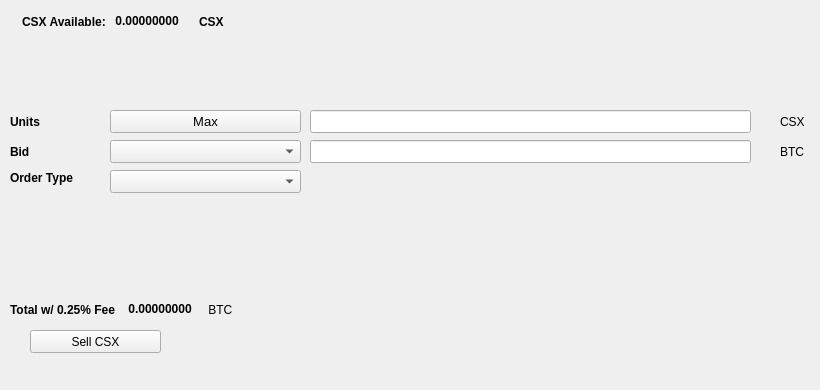
   <widget class="QWidget" name="SellTab">
    <attribute name="title">
     <string>Sell</string>
    </attribute>
    <widget class="QLabel" name="label_16">
     <property name="geometry">
      <rect>
       <x>780</x>
       <y>140</y>
       <width>31</width>
       <height>23</height>
      </rect>
     </property>
     <property name="text">
      <string>BTC</string>
     </property>
    </widget>
    <widget class="QComboBox" name="SellBidcomboBox">
     <property name="geometry">
      <rect>
       <x>110</x>
       <y>140</y>
       <width>191</width>
       <height>23</height>
      </rect>
     </property>
     <property name="font">
      <font>
       <pointsize>10</pointsize>
      </font>
     </property>
    </widget>
    <widget class="QLabel" name="label_18">
     <property name="geometry">
      <rect>
       <x>10</x>
       <y>110</y>
       <width>46</width>
       <height>23</height>
      </rect>
     </property>
     <property name="font">
      <font>
       <weight>75</weight>
       <bold>true</bold>
      </font>
     </property>
     <property name="text">
      <string>Units</string>
     </property>
    </widget>
    <widget class="QPushButton" name="Sell_Max_Amount">
     <property name="geometry">
      <rect>
       <x>110</x>
       <y>110</y>
       <width>191</width>
       <height>23</height>
      </rect>
     </property>
     <property name="font">
      <font>
       <pointsize>10</pointsize>
      </font>
     </property>
     <property name="text">
      <string>Max</string>
     </property>
    </widget>
    <widget class="QLabel" name="label_20">
     <property name="geometry">
      <rect>
       <x>10</x>
       <y>170</y>
       <width>91</width>
       <height>16</height>
      </rect>
     </property>
     <property name="font">
      <font>
       <weight>75</weight>
       <bold>true</bold>
      </font>
     </property>
     <property name="text">
      <string>Order Type</string>
     </property>
    </widget>
    <widget class="QComboBox" name="SellOrdertypeCombo">
     <property name="geometry">
      <rect>
       <x>110</x>
       <y>170</y>
       <width>191</width>
       <height>23</height>
      </rect>
     </property>
     <property name="font">
      <font>
       <pointsize>10</pointsize>
      </font>
     </property>
    </widget>
    <widget class="QLabel" name="label_21">
     <property name="geometry">
      <rect>
       <x>10</x>
       <y>140</y>
       <width>46</width>
       <height>23</height>
      </rect>
     </property>
     <property name="font">
      <font>
       <weight>75</weight>
       <bold>true</bold>
      </font>
     </property>
     <property name="text">
      <string>Bid</string>
     </property>
    </widget>
    <widget class="QLabel" name="label_22">
     <property name="geometry">
      <rect>
       <x>780</x>
       <y>110</y>
       <width>31</width>
       <height>23</height>
      </rect>
     </property>
     <property name="text">
      <string>CSX</string>
     </property>
    </widget>
    <widget class="QLineEdit" name="UnitsInputCSX">
     <property name="geometry">
      <rect>
       <x>310</x>
       <y>110</y>
       <width>441</width>
       <height>23</height>
      </rect>
     </property>
     <property name="font">
      <font>
       <pointsize>9</pointsize>
       <weight>75</weight>
       <bold>true</bold>
      </font>
     </property>
    </widget>
    <widget class="QLineEdit" name="SellBidPriceEdit">
     <property name="geometry">
      <rect>
       <x>310</x>
       <y>140</y>
       <width>441</width>
       <height>23</height>
      </rect>
     </property>
     <property name="font">
      <font>
       <pointsize>9</pointsize>
       <weight>75</weight>
       <bold>true</bold>
      </font>
     </property>
    </widget>
    <widget class="QPushButton" name="SellCSXBTN">
     <property name="geometry">
      <rect>
       <x>30</x>
       <y>330</y>
       <width>131</width>
       <height>23</height>
      </rect>
     </property>
     <property name="text">
      <string>Sell CSX</string>
     </property>
     <property name="icon">
      <iconset resource="../Casax">
       <normaloff>:/icons/bitcoin</normaloff>:/icons/bitcoin</iconset>
     </property>
    </widget>
    <widget class="QWidget" name="layoutWidget3">
     <property name="geometry">
      <rect>
       <x>22</x>
       <y>12</y>
       <width>258</width>
       <height>19</height>
      </rect>
     </property>
     <layout class="QHBoxLayout" name="horizontalLayout">
      <item>
       <widget class="QLabel" name="label232_2">
        <property name="font">
         <font>
          <weight>75</weight>
          <bold>true</bold>
         </font>
        </property>
        <property name="text">
         <string>CSX Available:</string>
        </property>
       </widget>
      </item>
      <item>
       <widget class="QLabel" name="CSXAvailableLabel">
        <property name="palette">
         <palette>
          <active>
           <colorrole role="WindowText">
            <brush brushstyle="SolidPattern">
             <color alpha="255">
              <red>0</red>
              <green>0</green>
              <blue>0</blue>
             </color>
            </brush>
           </colorrole>
           <colorrole role="Button">
            <brush brushstyle="SolidPattern">
             <color alpha="255">
              <red>0</red>
              <green>170</green>
              <blue>0</blue>
             </color>
            </brush>
           </colorrole>
           <colorrole role="Light">
            <brush brushstyle="SolidPattern">
             <color alpha="255">
              <red>0</red>
              <green>255</green>
              <blue>0</blue>
             </color>
            </brush>
           </colorrole>
           <colorrole role="Midlight">
            <brush brushstyle="SolidPattern">
             <color alpha="255">
              <red>0</red>
              <green>212</green>
              <blue>0</blue>
             </color>
            </brush>
           </colorrole>
           <colorrole role="Dark">
            <brush brushstyle="SolidPattern">
             <color alpha="255">
              <red>0</red>
              <green>85</green>
              <blue>0</blue>
             </color>
            </brush>
           </colorrole>
           <colorrole role="Mid">
            <brush brushstyle="SolidPattern">
             <color alpha="255">
              <red>0</red>
              <green>113</green>
              <blue>0</blue>
             </color>
            </brush>
           </colorrole>
           <colorrole role="Text">
            <brush brushstyle="SolidPattern">
             <color alpha="255">
              <red>0</red>
              <green>170</green>
              <blue>0</blue>
             </color>
            </brush>
           </colorrole>
           <colorrole role="BrightText">
            <brush brushstyle="SolidPattern">
             <color alpha="255">
              <red>255</red>
              <green>255</green>
              <blue>255</blue>
             </color>
            </brush>
           </colorrole>
           <colorrole role="ButtonText">
            <brush brushstyle="SolidPattern">
             <color alpha="255">
              <red>0</red>
              <green>0</green>
              <blue>0</blue>
             </color>
            </brush>
           </colorrole>
           <colorrole role="Base">
            <brush brushstyle="SolidPattern">
             <color alpha="255">
              <red>255</red>
              <green>255</green>
              <blue>255</blue>
             </color>
            </brush>
           </colorrole>
           <colorrole role="Window">
            <brush brushstyle="SolidPattern">
             <color alpha="255">
              <red>0</red>
              <green>170</green>
              <blue>0</blue>
             </color>
            </brush>
           </colorrole>
           <colorrole role="Shadow">
            <brush brushstyle="SolidPattern">
             <color alpha="255">
              <red>0</red>
              <green>0</green>
              <blue>0</blue>
             </color>
            </brush>
           </colorrole>
           <colorrole role="AlternateBase">
            <brush brushstyle="SolidPattern">
             <color alpha="255">
              <red>127</red>
              <green>212</green>
              <blue>127</blue>
             </color>
            </brush>
           </colorrole>
           <colorrole role="ToolTipBase">
            <brush brushstyle="SolidPattern">
             <color alpha="255">
              <red>255</red>
              <green>255</green>
              <blue>220</blue>
             </color>
            </brush>
           </colorrole>
           <colorrole role="ToolTipText">
            <brush brushstyle="SolidPattern">
             <color alpha="255">
              <red>0</red>
              <green>0</green>
              <blue>0</blue>
             </color>
            </brush>
           </colorrole>
          </active>
          <inactive>
           <colorrole role="WindowText">
            <brush brushstyle="SolidPattern">
             <color alpha="255">
              <red>0</red>
              <green>0</green>
              <blue>0</blue>
             </color>
            </brush>
           </colorrole>
           <colorrole role="Button">
            <brush brushstyle="SolidPattern">
             <color alpha="255">
              <red>0</red>
              <green>170</green>
              <blue>0</blue>
             </color>
            </brush>
           </colorrole>
           <colorrole role="Light">
            <brush brushstyle="SolidPattern">
             <color alpha="255">
              <red>0</red>
              <green>255</green>
              <blue>0</blue>
             </color>
            </brush>
           </colorrole>
           <colorrole role="Midlight">
            <brush brushstyle="SolidPattern">
             <color alpha="255">
              <red>0</red>
              <green>212</green>
              <blue>0</blue>
             </color>
            </brush>
           </colorrole>
           <colorrole role="Dark">
            <brush brushstyle="SolidPattern">
             <color alpha="255">
              <red>0</red>
              <green>85</green>
              <blue>0</blue>
             </color>
            </brush>
           </colorrole>
           <colorrole role="Mid">
            <brush brushstyle="SolidPattern">
             <color alpha="255">
              <red>0</red>
              <green>113</green>
              <blue>0</blue>
             </color>
            </brush>
           </colorrole>
           <colorrole role="Text">
            <brush brushstyle="SolidPattern">
             <color alpha="255">
              <red>0</red>
              <green>170</green>
              <blue>0</blue>
             </color>
            </brush>
           </colorrole>
           <colorrole role="BrightText">
            <brush brushstyle="SolidPattern">
             <color alpha="255">
              <red>255</red>
              <green>255</green>
              <blue>255</blue>
             </color>
            </brush>
           </colorrole>
           <colorrole role="ButtonText">
            <brush brushstyle="SolidPattern">
             <color alpha="255">
              <red>0</red>
              <green>0</green>
              <blue>0</blue>
             </color>
            </brush>
           </colorrole>
           <colorrole role="Base">
            <brush brushstyle="SolidPattern">
             <color alpha="255">
              <red>255</red>
              <green>255</green>
              <blue>255</blue>
             </color>
            </brush>
           </colorrole>
           <colorrole role="Window">
            <brush brushstyle="SolidPattern">
             <color alpha="255">
              <red>0</red>
              <green>170</green>
              <blue>0</blue>
             </color>
            </brush>
           </colorrole>
           <colorrole role="Shadow">
            <brush brushstyle="SolidPattern">
             <color alpha="255">
              <red>0</red>
              <green>0</green>
              <blue>0</blue>
             </color>
            </brush>
           </colorrole>
           <colorrole role="AlternateBase">
            <brush brushstyle="SolidPattern">
             <color alpha="255">
              <red>127</red>
              <green>212</green>
              <blue>127</blue>
             </color>
            </brush>
           </colorrole>
           <colorrole role="ToolTipBase">
            <brush brushstyle="SolidPattern">
             <color alpha="255">
              <red>255</red>
              <green>255</green>
              <blue>220</blue>
             </color>
            </brush>
           </colorrole>
           <colorrole role="ToolTipText">
            <brush brushstyle="SolidPattern">
             <color alpha="255">
              <red>0</red>
              <green>0</green>
              <blue>0</blue>
             </color>
            </brush>
           </colorrole>
          </inactive>
          <disabled>
           <colorrole role="WindowText">
            <brush brushstyle="SolidPattern">
             <color alpha="255">
              <red>0</red>
              <green>85</green>
              <blue>0</blue>
             </color>
            </brush>
           </colorrole>
           <colorrole role="Button">
            <brush brushstyle="SolidPattern">
             <color alpha="255">
              <red>0</red>
              <green>170</green>
              <blue>0</blue>
             </color>
            </brush>
           </colorrole>
           <colorrole role="Light">
            <brush brushstyle="SolidPattern">
             <color alpha="255">
              <red>0</red>
              <green>255</green>
              <blue>0</blue>
             </color>
            </brush>
           </colorrole>
           <colorrole role="Midlight">
            <brush brushstyle="SolidPattern">
             <color alpha="255">
              <red>0</red>
              <green>212</green>
              <blue>0</blue>
             </color>
            </brush>
           </colorrole>
           <colorrole role="Dark">
            <brush brushstyle="SolidPattern">
             <color alpha="255">
              <red>0</red>
              <green>85</green>
              <blue>0</blue>
             </color>
            </brush>
           </colorrole>
           <colorrole role="Mid">
            <brush brushstyle="SolidPattern">
             <color alpha="255">
              <red>0</red>
              <green>113</green>
              <blue>0</blue>
             </color>
            </brush>
           </colorrole>
           <colorrole role="Text">
            <brush brushstyle="SolidPattern">
             <color alpha="255">
              <red>0</red>
              <green>85</green>
              <blue>0</blue>
             </color>
            </brush>
           </colorrole>
           <colorrole role="BrightText">
            <brush brushstyle="SolidPattern">
             <color alpha="255">
              <red>255</red>
              <green>255</green>
              <blue>255</blue>
             </color>
            </brush>
           </colorrole>
           <colorrole role="ButtonText">
            <brush brushstyle="SolidPattern">
             <color alpha="255">
              <red>0</red>
              <green>85</green>
              <blue>0</blue>
             </color>
            </brush>
           </colorrole>
           <colorrole role="Base">
            <brush brushstyle="SolidPattern">
             <color alpha="255">
              <red>0</red>
              <green>170</green>
              <blue>0</blue>
             </color>
            </brush>
           </colorrole>
           <colorrole role="Window">
            <brush brushstyle="SolidPattern">
             <color alpha="255">
              <red>0</red>
              <green>170</green>
              <blue>0</blue>
             </color>
            </brush>
           </colorrole>
           <colorrole role="Shadow">
            <brush brushstyle="SolidPattern">
             <color alpha="255">
              <red>0</red>
              <green>0</green>
              <blue>0</blue>
             </color>
            </brush>
           </colorrole>
           <colorrole role="AlternateBase">
            <brush brushstyle="SolidPattern">
             <color alpha="255">
              <red>0</red>
              <green>170</green>
              <blue>0</blue>
             </color>
            </brush>
           </colorrole>
           <colorrole role="ToolTipBase">
            <brush brushstyle="SolidPattern">
             <color alpha="255">
              <red>255</red>
              <green>255</green>
              <blue>220</blue>
             </color>
            </brush>
           </colorrole>
           <colorrole role="ToolTipText">
            <brush brushstyle="SolidPattern">
             <color alpha="255">
              <red>0</red>
              <green>0</green>
              <blue>0</blue>
             </color>
            </brush>
           </colorrole>
          </disabled>
         </palette>
        </property>
        <property name="font">
         <font>
          <weight>75</weight>
          <bold>true</bold>
         </font>
        </property>
        <property name="text">
         <string> 0.00000000 </string>
        </property>
        <property name="textInteractionFlags">
         <set>Qt::LinksAccessibleByMouse|Qt::TextSelectableByKeyboard|Qt::TextSelectableByMouse</set>
        </property>
       </widget>
      </item>
      <item>
       <widget class="QLabel" name="labelCSX">
        <property name="font">
         <font>
          <weight>75</weight>
          <bold>true</bold>
         </font>
        </property>
        <property name="text">
         <string>CSX</string>
        </property>
       </widget>
      </item>
     </layout>
    </widget>
    <widget class="QWidget" name="layoutWidget">
     <property name="geometry">
      <rect>
       <x>10</x>
       <y>300</y>
       <width>268</width>
       <height>19</height>
      </rect>
     </property>
     <layout class="QHBoxLayout" name="horizontalLayout_2">
      <item>
       <widget class="QLabel" name="label_19">
        <property name="font">
         <font>
          <weight>75</weight>
          <bold>true</bold>
         </font>
        </property>
        <property name="text">
         <string>Total w/ 0.25% Fee </string>
        </property>
       </widget>
      </item>
      <item>
       <widget class="QLabel" name="SellCostLabel">
        <property name="palette">
         <palette>
          <active>
           <colorrole role="WindowText">
            <brush brushstyle="SolidPattern">
             <color alpha="255">
              <red>0</red>
              <green>0</green>
              <blue>0</blue>
             </color>
            </brush>
           </colorrole>
           <colorrole role="Button">
            <brush brushstyle="SolidPattern">
             <color alpha="255">
              <red>0</red>
              <green>170</green>
              <blue>0</blue>
             </color>
            </brush>
           </colorrole>
           <colorrole role="Light">
            <brush brushstyle="SolidPattern">
             <color alpha="255">
              <red>0</red>
              <green>255</green>
              <blue>0</blue>
             </color>
            </brush>
           </colorrole>
           <colorrole role="Midlight">
            <brush brushstyle="SolidPattern">
             <color alpha="255">
              <red>0</red>
              <green>212</green>
              <blue>0</blue>
             </color>
            </brush>
           </colorrole>
           <colorrole role="Dark">
            <brush brushstyle="SolidPattern">
             <color alpha="255">
              <red>0</red>
              <green>85</green>
              <blue>0</blue>
             </color>
            </brush>
           </colorrole>
           <colorrole role="Mid">
            <brush brushstyle="SolidPattern">
             <color alpha="255">
              <red>0</red>
              <green>113</green>
              <blue>0</blue>
             </color>
            </brush>
           </colorrole>
           <colorrole role="Text">
            <brush brushstyle="SolidPattern">
             <color alpha="255">
              <red>0</red>
              <green>170</green>
              <blue>0</blue>
             </color>
            </brush>
           </colorrole>
           <colorrole role="BrightText">
            <brush brushstyle="SolidPattern">
             <color alpha="255">
              <red>255</red>
              <green>255</green>
              <blue>255</blue>
             </color>
            </brush>
           </colorrole>
           <colorrole role="ButtonText">
            <brush brushstyle="SolidPattern">
             <color alpha="255">
              <red>0</red>
              <green>0</green>
              <blue>0</blue>
             </color>
            </brush>
           </colorrole>
           <colorrole role="Base">
            <brush brushstyle="SolidPattern">
             <color alpha="255">
              <red>255</red>
              <green>255</green>
              <blue>255</blue>
             </color>
            </brush>
           </colorrole>
           <colorrole role="Window">
            <brush brushstyle="SolidPattern">
             <color alpha="255">
              <red>0</red>
              <green>170</green>
              <blue>0</blue>
             </color>
            </brush>
           </colorrole>
           <colorrole role="Shadow">
            <brush brushstyle="SolidPattern">
             <color alpha="255">
              <red>0</red>
              <green>0</green>
              <blue>0</blue>
             </color>
            </brush>
           </colorrole>
           <colorrole role="AlternateBase">
            <brush brushstyle="SolidPattern">
             <color alpha="255">
              <red>127</red>
              <green>212</green>
              <blue>127</blue>
             </color>
            </brush>
           </colorrole>
           <colorrole role="ToolTipBase">
            <brush brushstyle="SolidPattern">
             <color alpha="255">
              <red>255</red>
              <green>255</green>
              <blue>220</blue>
             </color>
            </brush>
           </colorrole>
           <colorrole role="ToolTipText">
            <brush brushstyle="SolidPattern">
             <color alpha="255">
              <red>0</red>
              <green>0</green>
              <blue>0</blue>
             </color>
            </brush>
           </colorrole>
          </active>
          <inactive>
           <colorrole role="WindowText">
            <brush brushstyle="SolidPattern">
             <color alpha="255">
              <red>0</red>
              <green>0</green>
              <blue>0</blue>
             </color>
            </brush>
           </colorrole>
           <colorrole role="Button">
            <brush brushstyle="SolidPattern">
             <color alpha="255">
              <red>0</red>
              <green>170</green>
              <blue>0</blue>
             </color>
            </brush>
           </colorrole>
           <colorrole role="Light">
            <brush brushstyle="SolidPattern">
             <color alpha="255">
              <red>0</red>
              <green>255</green>
              <blue>0</blue>
             </color>
            </brush>
           </colorrole>
           <colorrole role="Midlight">
            <brush brushstyle="SolidPattern">
             <color alpha="255">
              <red>0</red>
              <green>212</green>
              <blue>0</blue>
             </color>
            </brush>
           </colorrole>
           <colorrole role="Dark">
            <brush brushstyle="SolidPattern">
             <color alpha="255">
              <red>0</red>
              <green>85</green>
              <blue>0</blue>
             </color>
            </brush>
           </colorrole>
           <colorrole role="Mid">
            <brush brushstyle="SolidPattern">
             <color alpha="255">
              <red>0</red>
              <green>113</green>
              <blue>0</blue>
             </color>
            </brush>
           </colorrole>
           <colorrole role="Text">
            <brush brushstyle="SolidPattern">
             <color alpha="255">
              <red>0</red>
              <green>170</green>
              <blue>0</blue>
             </color>
            </brush>
           </colorrole>
           <colorrole role="BrightText">
            <brush brushstyle="SolidPattern">
             <color alpha="255">
              <red>255</red>
              <green>255</green>
              <blue>255</blue>
             </color>
            </brush>
           </colorrole>
           <colorrole role="ButtonText">
            <brush brushstyle="SolidPattern">
             <color alpha="255">
              <red>0</red>
              <green>0</green>
              <blue>0</blue>
             </color>
            </brush>
           </colorrole>
           <colorrole role="Base">
            <brush brushstyle="SolidPattern">
             <color alpha="255">
              <red>255</red>
              <green>255</green>
              <blue>255</blue>
             </color>
            </brush>
           </colorrole>
           <colorrole role="Window">
            <brush brushstyle="SolidPattern">
             <color alpha="255">
              <red>0</red>
              <green>170</green>
              <blue>0</blue>
             </color>
            </brush>
           </colorrole>
           <colorrole role="Shadow">
            <brush brushstyle="SolidPattern">
             <color alpha="255">
              <red>0</red>
              <green>0</green>
              <blue>0</blue>
             </color>
            </brush>
           </colorrole>
           <colorrole role="AlternateBase">
            <brush brushstyle="SolidPattern">
             <color alpha="255">
              <red>127</red>
              <green>212</green>
              <blue>127</blue>
             </color>
            </brush>
           </colorrole>
           <colorrole role="ToolTipBase">
            <brush brushstyle="SolidPattern">
             <color alpha="255">
              <red>255</red>
              <green>255</green>
              <blue>220</blue>
             </color>
            </brush>
           </colorrole>
           <colorrole role="ToolTipText">
            <brush brushstyle="SolidPattern">
             <color alpha="255">
              <red>0</red>
              <green>0</green>
              <blue>0</blue>
             </color>
            </brush>
           </colorrole>
          </inactive>
          <disabled>
           <colorrole role="WindowText">
            <brush brushstyle="SolidPattern">
             <color alpha="255">
              <red>0</red>
              <green>85</green>
              <blue>0</blue>
             </color>
            </brush>
           </colorrole>
           <colorrole role="Button">
            <brush brushstyle="SolidPattern">
             <color alpha="255">
              <red>0</red>
              <green>170</green>
              <blue>0</blue>
             </color>
            </brush>
           </colorrole>
           <colorrole role="Light">
            <brush brushstyle="SolidPattern">
             <color alpha="255">
              <red>0</red>
              <green>255</green>
              <blue>0</blue>
             </color>
            </brush>
           </colorrole>
           <colorrole role="Midlight">
            <brush brushstyle="SolidPattern">
             <color alpha="255">
              <red>0</red>
              <green>212</green>
              <blue>0</blue>
             </color>
            </brush>
           </colorrole>
           <colorrole role="Dark">
            <brush brushstyle="SolidPattern">
             <color alpha="255">
              <red>0</red>
              <green>85</green>
              <blue>0</blue>
             </color>
            </brush>
           </colorrole>
           <colorrole role="Mid">
            <brush brushstyle="SolidPattern">
             <color alpha="255">
              <red>0</red>
              <green>113</green>
              <blue>0</blue>
             </color>
            </brush>
           </colorrole>
           <colorrole role="Text">
            <brush brushstyle="SolidPattern">
             <color alpha="255">
              <red>0</red>
              <green>85</green>
              <blue>0</blue>
             </color>
            </brush>
           </colorrole>
           <colorrole role="BrightText">
            <brush brushstyle="SolidPattern">
             <color alpha="255">
              <red>255</red>
              <green>255</green>
              <blue>255</blue>
             </color>
            </brush>
           </colorrole>
           <colorrole role="ButtonText">
            <brush brushstyle="SolidPattern">
             <color alpha="255">
              <red>0</red>
              <green>85</green>
              <blue>0</blue>
             </color>
            </brush>
           </colorrole>
           <colorrole role="Base">
            <brush brushstyle="SolidPattern">
             <color alpha="255">
              <red>0</red>
              <green>170</green>
              <blue>0</blue>
             </color>
            </brush>
           </colorrole>
           <colorrole role="Window">
            <brush brushstyle="SolidPattern">
             <color alpha="255">
              <red>0</red>
              <green>170</green>
              <blue>0</blue>
             </color>
            </brush>
           </colorrole>
           <colorrole role="Shadow">
            <brush brushstyle="SolidPattern">
             <color alpha="255">
              <red>0</red>
              <green>0</green>
              <blue>0</blue>
             </color>
            </brush>
           </colorrole>
           <colorrole role="AlternateBase">
            <brush brushstyle="SolidPattern">
             <color alpha="255">
              <red>0</red>
              <green>170</green>
              <blue>0</blue>
             </color>
            </brush>
           </colorrole>
           <colorrole role="ToolTipBase">
            <brush brushstyle="SolidPattern">
             <color alpha="255">
              <red>255</red>
              <green>255</green>
              <blue>220</blue>
             </color>
            </brush>
           </colorrole>
           <colorrole role="ToolTipText">
            <brush brushstyle="SolidPattern">
             <color alpha="255">
              <red>0</red>
              <green>0</green>
              <blue>0</blue>
             </color>
            </brush>
           </colorrole>
          </disabled>
         </palette>
        </property>
        <property name="font">
         <font>
          <weight>75</weight>
          <bold>true</bold>
         </font>
        </property>
        <property name="autoFillBackground">
         <bool>false</bool>
        </property>
        <property name="text">
         <string> 0.00000000</string>
        </property>
        <property name="textInteractionFlags">
         <set>Qt::LinksAccessibleByMouse|Qt::TextSelectableByMouse</set>
        </property>
       </widget>
      </item>
      <item>
       <widget class="QLabel" name="label_17">
        <property name="font">
         <font>
          <weight>50</weight>
          <bold>false</bold>
         </font>
        </property>
        <property name="text">
         <string> BTC</string>
        </property>
       </widget>
      </item>
     </layout>
    </widget>
    <widget class="QLabel" name="label_23">
     <property name="geometry">
      <rect>
       <x>460</x>
       <y>300</y>
       <width>281</width>
       <height>81</height>
      </rect>
     </property>
     <property name="text">
      <string/>
     </property>
     <property name="pixmap">
      <pixmap>:/images/bittrex</pixmap>
     </property>
    </widget>
   </widget>
